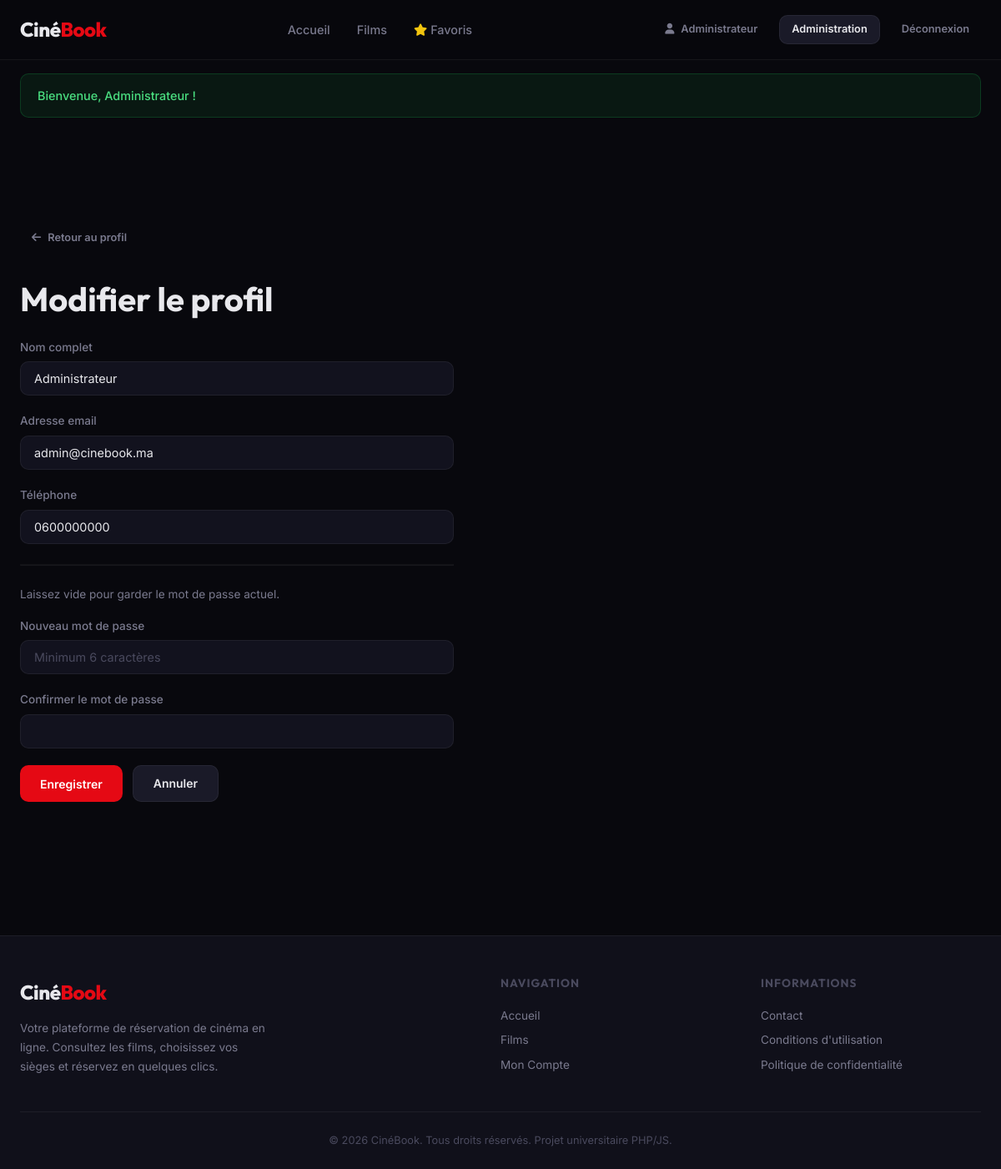
Screenshot of /index.php?page=profile&action=edit (signed in) with the database file from the repository.
### tables this page shows
CREATE TABLE IF NOT EXISTS users (
    id INT AUTO_INCREMENT PRIMARY KEY,
    name VARCHAR(100) NOT NULL,
    email VARCHAR(150) NOT NULL UNIQUE,
    password VARCHAR(255) NOT NULL,
    phone VARCHAR(20) DEFAULT NULL,
    role ENUM('user', 'admin') DEFAULT 'user',
    is_active TINYINT(1) DEFAULT 1,
    created_at DATETIME DEFAULT CURRENT_TIMESTAMP,
    updated_at DATETIME DEFAULT CURRENT_TIMESTAMP ON UPDATE CURRENT_TIMESTAMP
);

### helpers/auth.php (called while the page is built, shortened)
<?php
function currentUserId(): ?int
{
    return $_SESSION['user_id'] ?? null;
}

### models/User.php (called while the page is built, shortened)
<?php
class User
{
    private PDO $db;
    public function __construct()
    {
        $this->db = getDB();
    }
    public function findById(int $id): ?array
    {
        $stmt = $this->db->prepare("SELECT * FROM users WHERE id = ?");
        $stmt->execute([$id]);
        $user = $stmt->fetch();
        return $user ?: null;
    }
}

### config/database.php (called while the page is built, shortened)
<?php
function getDB(): PDO
{
    static $pdo = null;
    if ($pdo === null) {
        $dsn = "mysql:host=" . DB_HOST . ";dbname=" . DB_NAME . ";charset=" . DB_CHARSET;
        $options = [
            PDO::ATTR_ERRMODE            => PDO::ERRMODE_EXCEPTION,
            PDO::ATTR_DEFAULT_FETCH_MODE => PDO::FETCH_ASSOC,
            PDO::ATTR_EMULATE_PREPARES   => false,
        ];
        try {
            $pdo = new PDO($dsn, DB_USER, DB_PASS, $options);
        } catch (PDOException $e) {
            die("Erreur de connexion à la base de données : " . $e->getMessage());
        }
    }
    return $pdo;
}

### helpers/validation.php (called while the page is built, shortened)
<?php
function e(?string $value): string
{
    return htmlspecialchars($value ?? '', ENT_QUOTES, 'UTF-8');
}

### views/user/profile_edit.php (the view, shortened to what this page needs)
<?php require_once __DIR__ . '/../layouts/header.php'; ?>
<div class="page-content">
    <div class="container">
        <a href="<?= BASE_URL ?>/index.php?page=profile" class="btn btn-ghost btn-sm mb-32"><i class="fas fa-arrow-left"></i> Retour au profil</a>
        <div style="max-width:520px;">
            <h1 class="mb-24">Modifier le profil</h1>
            <form method="POST" action="<?= BASE_URL ?>/index.php?page=profile&action=edit">
                <div class="form-group">
                    <label class="form-label" for="name">Nom complet</label>
                    <input type="text" id="name" name="name" class="form-control" value="<?= e($user['name']) ?>" required>
                </div>
                <div class="form-group">
                    <label class="form-label" for="email">Adresse email</label>
                    <input type="email" id="email" name="email" class="form-control" value="<?= e($user['email']) ?>" required>
                </div>
                <div class="form-group">
                    <label class="form-label" for="phone">Téléphone</label>
                    <input type="tel" id="phone" name="phone" class="form-control" value="<?= e($user['phone'] ?? '') ?>">
                </div>
                <hr style="border-color:var(--border);margin:24px 0;">
                <p class="text-muted mb-16" style="font-size:0.85rem;">Laissez vide pour garder le mot de passe actuel.</p>
                <div class="form-group">
                    <label class="form-label" for="password">Nouveau mot de passe</label>
                    <input type="password" id="password" name="password" class="form-control" placeholder="Minimum 6 caractères">
                </div>
                <div class="form-group">
                    <label class="form-label" for="confirm_password">Confirmer le mot de passe</label>
                    <input type="password" id="confirm_password" name="confirm_password" class="form-control">
                </div>
                <div class="flex gap-12">
                    <button type="submit" class="btn btn-primary">Enregistrer</button>
                    <a href="<?= BASE_URL ?>/index.php?page=profile" class="btn btn-secondary">Annuler</a>
                </div>
            </form>
        </div>
    </div>
</div>
<?php require_once __DIR__ . '/../layouts/footer.php'; ?>

### assets/css/style.css (style rules this page uses)
:root { --bg-primary: #08080d; --bg-secondary: #10101a; --bg-card: #14141f; --bg-elevated: #1a1a28; --bg-input: #12121e; --accent: #e50914; --accent-hover: #ff1a26; --accent-gold: #f5c518; --accent-blue: #3b82f6; --text-primary: #e8e8ec; --text-secondary: #7a7a8e; --text-muted: #4a4a5e; --border: rgba(255,255,255,0.06); --border-hover: rgba(255,255,255,0.12); --radius: 10px; --radius-lg: 16px; --shadow: 0 4px 24px rgba(0,0,0,0.4); --shadow-lg: 0 8px 40px rgba(0,0,0,0.6); --transition: 0.25s cubic-bezier(0.4,0,0.2,1); --font-body: 'Inter', -apple-system, sans-serif; --font-display: 'Outfit', 'Inter', sans-serif; --max-width: 1280px; --header-height: 72px; }
*, *::before, *::after { box-sizing: border-box; margin: 0; padding: 0; }
html { scroll-behavior: smooth; -webkit-font-smoothing: antialiased; }
body { font-family: var(--font-body); background: var(--bg-primary); color: var(--text-primary); line-height: 1.6; min-height: 100vh; }
a { color: inherit; text-decoration: none; }
button, input, select, textarea { font-family: inherit; font-size: inherit; }
h1, h2, h3, h4 { font-family: var(--font-display); font-weight: 700; line-height: 1.2; }
h1 { font-size: 2.5rem; }
.container { max-width: var(--max-width); margin: 0 auto; padding: 0 24px; }
.page-content { padding-top: calc(var(--header-height) + 32px); padding-bottom: 80px; min-height: 100vh; }
.btn { display: inline-flex; align-items: center; justify-content: center; gap: 8px; padding: 10px 24px; border-radius: var(--radius); font-weight: 600; font-size: 0.875rem; border: none; cursor: pointer; transition: all var(--transition); text-decoration: none; white-space: nowrap; }
.btn-primary { background: var(--accent); color: #fff; }
.btn-secondary { background: var(--bg-elevated); color: var(--text-primary); border: 1px solid var(--border); }
.btn-sm { padding: 6px 14px; font-size: 0.8rem; }
.btn-ghost { background: transparent; color: var(--text-secondary); }
.form-group { margin-bottom: 20px; }
.form-label { display: block; margin-bottom: 6px; font-size: 0.85rem; font-weight: 500; color: var(--text-secondary); }
.form-control { width: 100%; padding: 11px 16px; background: var(--bg-input); border: 1px solid var(--border); border-radius: var(--radius); color: var(--text-primary); transition: border-color var(--transition); font-size: 0.9rem; }
.form-control::placeholder { color: var(--text-muted); }
.text-muted { color: var(--text-secondary); }
.mb-16 { margin-bottom: 16px; }
.mb-24 { margin-bottom: 24px; }
.mb-32 { margin-bottom: 32px; }
.flex { display: flex; }
.gap-12 { gap: 12px; }

### rows the page displays
users: name "Administrateur", email "admin@cinebook.ma", phone "0600000000"

### other values shown
currentUserName() "Administrateur"
$flashSuccess "Bienvenue, Administrateur !"
